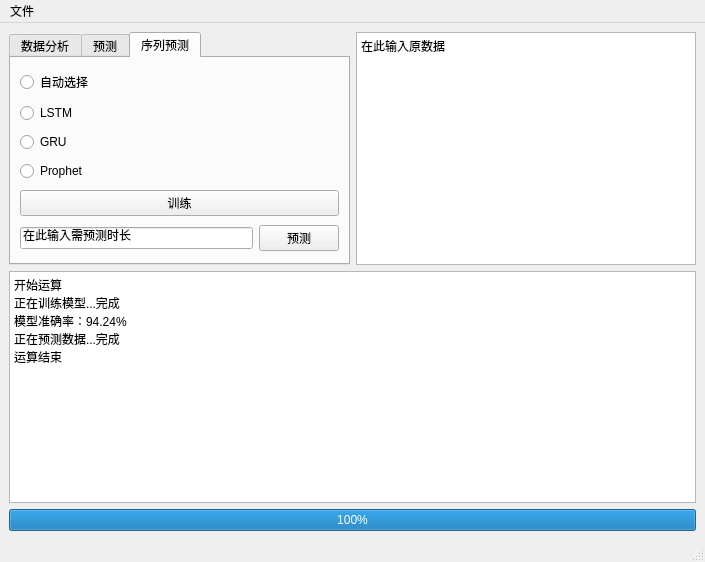
<?xml version="1.0" encoding="UTF-8"?>
<ui version="4.0">
 <class>MainWindow</class>
 <widget class="QMainWindow" name="MainWindow">
  <property name="geometry">
   <rect>
    <x>0</x>
    <y>0</y>
    <width>705</width>
    <height>562</height>
   </rect>
  </property>
  <property name="windowTitle">
   <string>基于sklearn的轻量级数据分析预测软件V1.0</string>
  </property>
  <widget class="QWidget" name="centralwidget">
   <layout class="QGridLayout" name="gridLayout">
    <item row="2" column="0" colspan="2">
     <widget class="QTextBrowser" name="textBrowser">
      <property name="html">
       <string>&lt;!DOCTYPE HTML PUBLIC &quot;-//W3C//DTD HTML 4.0//EN&quot; &quot;http://www.w3.org/TR/REC-html40/strict.dtd&quot;&gt;
&lt;html&gt;&lt;head&gt;&lt;meta name=&quot;qrichtext&quot; content=&quot;1&quot; /&gt;&lt;style type=&quot;text/css&quot;&gt;
p, li { white-space: pre-wrap; }
&lt;/style&gt;&lt;/head&gt;&lt;body style=&quot; font-family:'SimSun'; font-size:9pt; font-weight:400; font-style:normal;&quot;&gt;
&lt;p style=&quot; margin-top:0px; margin-bottom:0px; margin-left:0px; margin-right:0px; -qt-block-indent:0; text-indent:0px;&quot;&gt;开始运算&lt;/p&gt;
&lt;p style=&quot; margin-top:0px; margin-bottom:0px; margin-left:0px; margin-right:0px; -qt-block-indent:0; text-indent:0px;&quot;&gt;正在训练模型...完成&lt;/p&gt;
&lt;p style=&quot; margin-top:0px; margin-bottom:0px; margin-left:0px; margin-right:0px; -qt-block-indent:0; text-indent:0px;&quot;&gt;模型准确率：94.24%&lt;/p&gt;
&lt;p style=&quot; margin-top:0px; margin-bottom:0px; margin-left:0px; margin-right:0px; -qt-block-indent:0; text-indent:0px;&quot;&gt;正在预测数据...完成&lt;/p&gt;
&lt;p style=&quot; margin-top:0px; margin-bottom:0px; margin-left:0px; margin-right:0px; -qt-block-indent:0; text-indent:0px;&quot;&gt;运算结束&lt;/p&gt;&lt;/body&gt;&lt;/html&gt;</string>
      </property>
     </widget>
    </item>
    <item row="8" column="0" colspan="2">
     <widget class="QProgressBar" name="progressBar">
      <property name="value">
       <number>100</number>
      </property>
     </widget>
    </item>
    <item row="1" column="1">
     <widget class="QPlainTextEdit" name="plainTextEdit">
      <property name="plainText">
       <string>在此输入原数据</string>
      </property>
     </widget>
    </item>
    <item row="1" column="0">
     <widget class="QTabWidget" name="analyzeTab">
      <property name="currentIndex">
       <number>2</number>
      </property>
      <widget class="QWidget" name="tab">
       <attribute name="title">
        <string>数据分析</string>
       </attribute>
       <layout class="QGridLayout" name="gridLayout_4">
        <item row="6" column="0">
         <widget class="QLineEdit" name="analyzeLineEdit"/>
        </item>
        <item row="6" column="1">
         <widget class="QPushButton" name="computeButton">
          <property name="text">
           <string>计算</string>
          </property>
         </widget>
        </item>
        <item row="2" column="0">
         <widget class="QRadioButton" name="radioButton_4">
          <property name="text">
           <string>方差</string>
          </property>
         </widget>
        </item>
        <item row="1" column="0">
         <widget class="QRadioButton" name="avgButton">
          <property name="text">
           <string>均值</string>
          </property>
         </widget>
        </item>
        <item row="3" column="1">
         <widget class="QRadioButton" name="KMeansButton">
          <property name="text">
           <string>聚类</string>
          </property>
         </widget>
        </item>
        <item row="2" column="1">
         <widget class="QRadioButton" name="histButton">
          <property name="text">
           <string>频率直方图</string>
          </property>
         </widget>
        </item>
        <item row="1" column="1">
         <widget class="QRadioButton" name="lineButton">
          <property name="text">
           <string>折线图</string>
          </property>
         </widget>
        </item>
       </layout>
      </widget>
      <widget class="QWidget" name="predictTab">
       <attribute name="title">
        <string>预测</string>
       </attribute>
       <layout class="QGridLayout" name="gridLayout_3">
        <item row="0" column="0">
         <widget class="QRadioButton" name="autoSelectPredictButton">
          <property name="text">
           <string>自动选择</string>
          </property>
         </widget>
        </item>
        <item row="1" column="0">
         <widget class="QRadioButton" name="radioButton_3">
          <property name="text">
           <string>神经网络</string>
          </property>
         </widget>
        </item>
        <item row="2" column="0">
         <widget class="QRadioButton" name="radioButton_2">
          <property name="text">
           <string>逻辑回归</string>
          </property>
         </widget>
        </item>
        <item row="4" column="0">
         <widget class="QLineEdit" name="lineEdit">
          <property name="text">
           <string>在此输入需预测数据</string>
          </property>
         </widget>
        </item>
        <item row="4" column="1">
         <widget class="QPushButton" name="predictButton">
          <property name="text">
           <string>预测</string>
          </property>
         </widget>
        </item>
        <item row="3" column="0" colspan="2">
         <widget class="QPushButton" name="trainButton">
          <property name="text">
           <string>训练</string>
          </property>
         </widget>
        </item>
        <item row="0" column="1">
         <widget class="QRadioButton" name="decisionTreeButton">
          <property name="text">
           <string>决策树</string>
          </property>
         </widget>
        </item>
        <item row="1" column="1">
         <widget class="QRadioButton" name="radioButton">
          <property name="text">
           <string>KNN</string>
          </property>
         </widget>
        </item>
        <item row="2" column="1">
         <widget class="QRadioButton" name="radioButton_5">
          <property name="text">
           <string>朴素贝叶斯</string>
          </property>
         </widget>
        </item>
       </layout>
      </widget>
      <widget class="QWidget" name="seriesPredictTab">
       <attribute name="title">
        <string>序列预测</string>
       </attribute>
       <layout class="QGridLayout" name="gridLayout_2">
        <item row="0" column="0">
         <widget class="QRadioButton" name="autoSelectSeriesButton">
          <property name="text">
           <string>自动选择</string>
          </property>
         </widget>
        </item>
        <item row="1" column="0">
         <widget class="QRadioButton" name="LSTMButton">
          <property name="text">
           <string>LSTM</string>
          </property>
         </widget>
        </item>
        <item row="2" column="0">
         <widget class="QRadioButton" name="GRUButton">
          <property name="text">
           <string>GRU</string>
          </property>
         </widget>
        </item>
        <item row="3" column="0">
         <widget class="QRadioButton" name="prophetButton">
          <property name="text">
           <string>Prophet</string>
          </property>
         </widget>
        </item>
        <item row="5" column="0">
         <widget class="QLineEdit" name="seriesLineEdit">
          <property name="text">
           <string>在此输入需预测时长</string>
          </property>
         </widget>
        </item>
        <item row="5" column="1">
         <widget class="QPushButton" name="predictSeriesButton">
          <property name="text">
           <string>预测</string>
          </property>
         </widget>
        </item>
        <item row="4" column="0" colspan="2">
         <widget class="QPushButton" name="trainSeriesButton">
          <property name="text">
           <string>训练</string>
          </property>
         </widget>
        </item>
       </layout>
      </widget>
     </widget>
    </item>
   </layout>
  </widget>
  <widget class="QMenuBar" name="menubar">
   <property name="geometry">
    <rect>
     <x>0</x>
     <y>0</y>
     <width>705</width>
     <height>23</height>
    </rect>
   </property>
   <widget class="QMenu" name="fileMenu">
    <property name="title">
     <string>文件</string>
    </property>
    <addaction name="importFromFileAction"/>
    <addaction name="saveAsAction"/>
   </widget>
   <addaction name="fileMenu"/>
  </widget>
  <widget class="QStatusBar" name="statusbar"/>
  <action name="importFromFileAction">
   <property name="text">
    <string>导入</string>
   </property>
  </action>
  <action name="saveAsAction">
   <property name="text">
    <string>另存为</string>
   </property>
  </action>
  <action name="predictAction">
   <property name="text">
    <string>预测</string>
   </property>
  </action>
  <action name="seriesPredictAction">
   <property name="text">
    <string>序列预测</string>
   </property>
  </action>
 </widget>
 <resources/>
 <connections/>
</ui>
